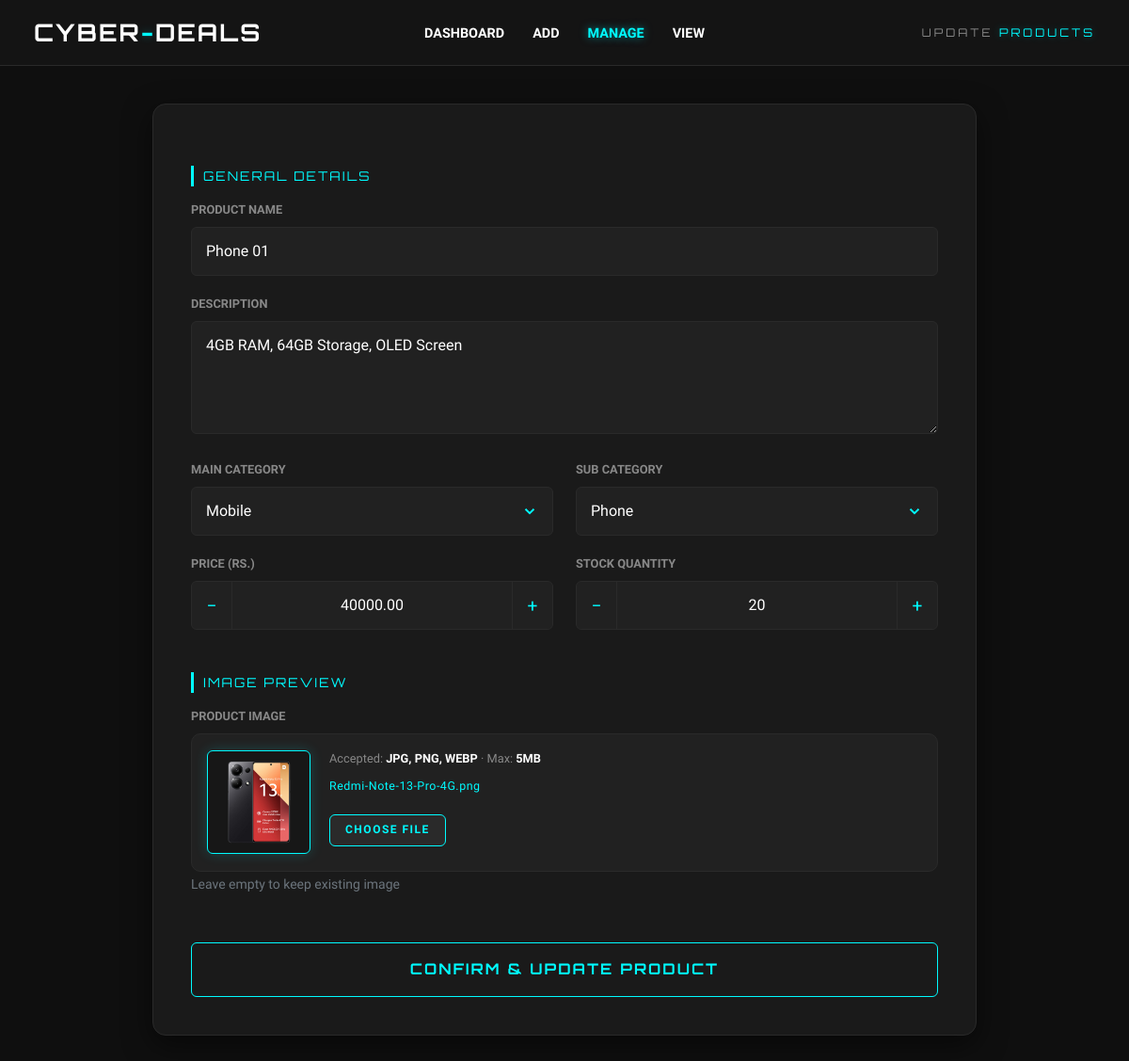
The page /public/admin/products/update_product.php?id=1 on the database its author committed.
### tables this page shows
CREATE TABLE IF NOT EXISTS `products` (
  `id` int(11) NOT NULL AUTO_INCREMENT,
  `name` varchar(255) NOT NULL,
  `mainCategory` varchar(255) NOT NULL,
  `subCategory` varchar(255) NOT NULL,
  `description` text NOT NULL,
  `price` decimal(10,2) NOT NULL,
  `quantity` int(11) NOT NULL,
  `image` varchar(255) NOT NULL,
  PRIMARY KEY (`id`)
);

### app/models/Product.php (called while the page is built, shortened)
<?php
class Product {
    private $conn;
    private $table_name = "products";
    public $id;
    public function __construct($db) {
        $this->conn = $db;
    }
    function getProductById() {
        $query = "SELECT * FROM " . $this->table_name . " WHERE id = :id LIMIT 0,1";
        $stmt = $this->conn->prepare($query);
        $stmt->bindParam(':id', $this->id);
        $stmt->execute();
        return $stmt->fetch(PDO::FETCH_ASSOC);
    }
}
?>

### public/admin/products/update_product.php (the view, shortened to what this page needs)
<?php
$database = new Database();
$db = $database->getConnection();
$product = new Product($db);
if ($_SERVER['REQUEST_METHOD'] === 'POST') {
    $product->id           = $_POST['id'];
    $product->name         = trim($_POST['name']);
    $product->description  = trim($_POST['description']);
    $product->mainCategory = $_POST['mainCategory'];
    $product->subCategory  = $_POST['subCategory'];
    $product->price        = $_POST['price'];
    $product->quantity     = $_POST['quantity'];
    $product->image        = $_POST['current_image'];
    if (!empty($_FILES['image']['name'])) {
        $uploaded = $product->uploadImage($_FILES['image']);
        if ($uploaded) {
            $product->image = $uploaded;
        } else {
            $message = "<div class='alert alert-danger'>Image upload failed.</div>";
        }
    }
    if ($product->update()) {
        echo "<script>
            alert('Product updated successfully.');
            window.location.href = 'manage_product.php';
        </script>";
        exit;
    } else {
        echo "<script>alert('Unable to add product.');</script>";
    }
    $product_detail = $product->getProductById();
} else {
    $product->id = $_GET['id'];
    $product_detail = $product->getProductById();
}
?>
<!DOCTYPE html>
<html lang="en">
<head>
    <link href="https://cdn.jsdelivr.net/npm/bootstrap@5.1.3/dist/css/bootstrap.min.css" rel="stylesheet">
    <link href="../../assets/css/staff/admin/product_update.css" rel="stylesheet">
</head>
<body>
    <nav class="navbar">
        <div class="nav-content">
            <div class="brand-section">
                <a class="brand-name">CYBER<span class="blue">-</span>DEALS</a>
            </div>
            <ul class="nav-links">
                <li><a href="../dashboard.php">Dashboard</a></li>
                <li><a href="add_product.php">Add</a></li>
                <li><a href="manage_product.php" class="active">Manage</a></li>
                <li><a href="view_product.php">View</a></li>
            </ul>
            <div class="nav-title">UPDATE <span class="blue">PRODUCTS</span></div>
        </div>
    </nav>
    <div class="container">
        <div class="main">
            <div class="product-card">
                <form method="post" enctype="multipart/form-data" novalidate>
                    <span class="form-section-title">General Details</span>
                    <div class="regForm">
                        <label class="form-label">Product Name</label>
                        <input type="text" name="name" value="<?= htmlspecialchars($product_detail['name']) ?>" required>
                    </div>
                    <div class="regForm">
                        <label class="form-label">Description</label>
                        <textarea name="description" required><?= htmlspecialchars($product_detail['description']) ?></textarea>
                    </div>
                    <div class="row">
                        <div class="col-md-6">
                            <div class="regForm">
                                <label class="form-label">Main Category</label>
                                <div class="cs-wrapper" id="mainCatWrapper">
                                    <button type="button" class="cs-trigger" id="mainCatTrigger">
                                        <span class="cs-value" id="mainCatValue">Select Category</span>
                                        <svg class="cs-arrow" viewBox="0 0 24 24" fill="none" stroke="currentColor" stroke-width="2.5">
                                            <polyline points="6 9 12 15 18 9"/>
                                        </svg>
                                    </button>
                                </div>
                            </div>
                        </div>
                        <div class="col-md-6">
                            <div class="regForm">
                                <label class="form-label">Sub Category</label>
                                <div class="cs-wrapper" id="subCatWrapper">
                                    <button type="button" class="cs-trigger" id="subCatTrigger">
                                        <span class="cs-value" id="subCatValue">Select Sub Category</span>
                                        <svg class="cs-arrow" viewBox="0 0 24 24" fill="none" stroke="currentColor" stroke-width="2.5">
                                            <polyline points="6 9 12 15 18 9"/>
                                        </svg>
                                    </button>
                                </div>
                            </div>
                        </div>
                    </div>
                    <div class="row">
                        <div class="col-md-6">
                            <div class="regForm">
                                <label class="form-label">Price (RS.)</label>
                                <div class="num-input-wrapper">
                                    <button type="button" class="num-btn num-dec" data-target="price">−</button>
                                    <input type="number" step="100" name="price" id="price"
                                        value="<?= htmlspecialchars($product_detail['price']) ?>"
                                        min="0" required>
                                    <button type="button" class="num-btn num-inc" data-target="price">+</button>
                                </div>
                            </div>
                        </div>
                        <div class="col-md-6">
                            <div class="regForm">
                                <label class="form-label">Stock Quantity</label>
                                <div class="num-input-wrapper">
                                    <button type="button" class="num-btn num-dec" data-target="quantity">−</button>
                                    <input type="number" name="quantity" id="quantity"
                                        value="<?= htmlspecialchars($product_detail['quantity']) ?>"
                                        min="0" required>
                                    <button type="button" class="num-btn num-inc" data-target="quantity">+</button>
                                </div>
                            </div>
                        </div>
                    </div>
                    <span class="form-section-title">Image Preview</span>
                    <div class="regForm">
                        <label class="form-label">Product Image</label>
                        <div class="image-upload-wrapper" tabindex="0">
                            <div class="image-preview-box" id="previewBox">
                                <img id="imagePreview"
                                    src="../../<?= htmlspecialchars($product_detail['image']) ?>"
                                    alt="Preview">
                            </div>
                            <div class="image-upload-controls">
                                <p class="upload-hint">Accepted: <strong>JPG, PNG, WEBP</strong> · Max: <strong>5MB</strong></p>
                                <input type="file" name="image" id="imageInput"
                                    accept="image/*" onchange="previewImage(event)">
                                <p class="image-meta" id="imageMeta"></p>
                            </div>
                        </div>
                        <small class="text-muted">Leave empty to keep existing image</small>
                    </div>
                    <button type="submit" class="btn-submit">
                        Confirm & Update Product
                    </button>
                </form>
            </div>
        </div>
    </div>
</body>
</html>

### rows shown on the page
products: name "Phone 01", description "4GB RAM, 64GB Storage, OLED Screen", price "40000.00", quantity "20", image (picture)
